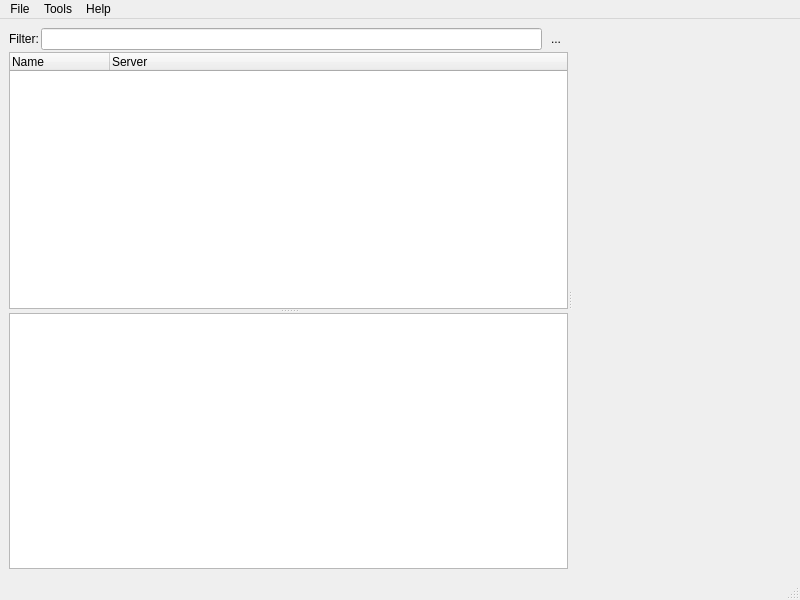
<?xml version="1.0" encoding="UTF-8"?>
<ui version="4.0">
 <class>MainWindow</class>
 <widget class="QMainWindow" name="MainWindow">
  <property name="geometry">
   <rect>
    <x>0</x>
    <y>0</y>
    <width>800</width>
    <height>600</height>
   </rect>
  </property>
  <property name="windowTitle">
   <string>Quango</string>
  </property>
  <property name="windowIcon">
   <iconset resource="../../res/quango.qrc">
    <normaloff>:/appicon.png</normaloff>:/appicon.png</iconset>
  </property>
  <widget class="QWidget" name="centralwidget">
   <layout class="QGridLayout" name="gridLayout">
    <item row="0" column="0">
     <widget class="QSplitter" name="splitter">
      <property name="orientation">
       <enum>Qt::Horizontal</enum>
      </property>
      <widget class="QWidget" name="layoutWidget">
       <layout class="QVBoxLayout" name="verticalLayout">
        <property name="spacing">
         <number>2</number>
        </property>
        <item>
         <layout class="QHBoxLayout" name="horizontalLayout">
          <item>
           <widget class="QLabel" name="label">
            <property name="text">
             <string>Filter:</string>
            </property>
           </widget>
          </item>
          <item>
           <widget class="QLineEdit" name="filterLineEdit"/>
          </item>
          <item>
           <widget class="QToolButton" name="refreshListBtn">
            <property name="text">
             <string>...</string>
            </property>
            <property name="icon">
             <iconset resource="../../res/quango.qrc">
              <normaloff>:/arrow-circle-double.png</normaloff>:/arrow-circle-double.png</iconset>
            </property>
            <property name="autoRaise">
             <bool>true</bool>
            </property>
           </widget>
          </item>
         </layout>
        </item>
        <item>
         <widget class="QSplitter" name="treeSplitter">
          <property name="orientation">
           <enum>Qt::Vertical</enum>
          </property>
          <widget class="QTreeWidget" name="tree">
           <property name="contextMenuPolicy">
            <enum>Qt::CustomContextMenu</enum>
           </property>
           <column>
            <property name="text">
             <string>Name</string>
            </property>
           </column>
           <column>
            <property name="text">
             <string>Server</string>
            </property>
           </column>
          </widget>
          <widget class="QListWidget" name="openDevsList"/>
         </widget>
        </item>
       </layout>
      </widget>
      <widget class="QFrame" name="frame">
       <property name="frameShape">
        <enum>QFrame::NoFrame</enum>
       </property>
       <property name="frameShadow">
        <enum>QFrame::Plain</enum>
       </property>
      </widget>
     </widget>
    </item>
   </layout>
  </widget>
  <widget class="QMenuBar" name="menubar">
   <property name="geometry">
    <rect>
     <x>0</x>
     <y>0</y>
     <width>800</width>
     <height>22</height>
    </rect>
   </property>
   <widget class="QMenu" name="menuFile">
    <property name="title">
     <string>File</string>
    </property>
    <addaction name="actionAdd_Tango_host"/>
    <addaction name="actionScan_subnet"/>
    <addaction name="separator"/>
    <addaction name="actionReopen"/>
    <addaction name="actionClear_hosts"/>
    <addaction name="actionUpdate_device_list"/>
    <addaction name="separator"/>
    <addaction name="actionQuit"/>
   </widget>
   <widget class="QMenu" name="menuHelp">
    <property name="title">
     <string>Help</string>
    </property>
    <addaction name="actionAbout"/>
   </widget>
   <widget class="QMenu" name="menuTools">
    <property name="title">
     <string>Tools</string>
    </property>
    <addaction name="actionPython_shell"/>
    <addaction name="separator"/>
    <addaction name="actionPreferences"/>
   </widget>
   <addaction name="menuFile"/>
   <addaction name="menuTools"/>
   <addaction name="menuHelp"/>
  </widget>
  <widget class="QStatusBar" name="statusbar"/>
  <action name="actionQuit">
   <property name="icon">
    <iconset resource="../../res/quango.qrc">
     <normaloff>:/door-open.png</normaloff>:/door-open.png</iconset>
   </property>
   <property name="text">
    <string>Quit</string>
   </property>
   <property name="shortcut">
    <string>Ctrl+Q</string>
   </property>
  </action>
  <action name="actionAbout">
   <property name="icon">
    <iconset resource="../../res/quango.qrc">
     <normaloff>:/appicon.png</normaloff>:/appicon.png</iconset>
   </property>
   <property name="text">
    <string>About</string>
   </property>
  </action>
  <action name="actionPop_out">
   <property name="enabled">
    <bool>false</bool>
   </property>
   <property name="icon">
    <iconset resource="../../res/quango.qrc">
     <normaloff>:/applications-blue.png</normaloff>:/applications-blue.png</iconset>
   </property>
   <property name="text">
    <string>Pop out</string>
   </property>
  </action>
  <action name="actionAdd_Tango_host">
   <property name="icon">
    <iconset resource="../../res/quango.qrc">
     <normaloff>:/server.png</normaloff>:/server.png</iconset>
   </property>
   <property name="text">
    <string>Add Tango host ...</string>
   </property>
   <property name="shortcut">
    <string>Ctrl+O</string>
   </property>
  </action>
  <action name="actionUpdate_device_list">
   <property name="icon">
    <iconset resource="../../res/quango.qrc">
     <normaloff>:/arrow-circle-double.png</normaloff>:/arrow-circle-double.png</iconset>
   </property>
   <property name="text">
    <string>Update device list</string>
   </property>
   <property name="shortcut">
    <string>Ctrl+R</string>
   </property>
  </action>
  <action name="actionPreferences">
   <property name="icon">
    <iconset resource="../../res/quango.qrc">
     <normaloff>:/drill.png</normaloff>:/drill.png</iconset>
   </property>
   <property name="text">
    <string>Preferences</string>
   </property>
  </action>
  <action name="actionPython_shell">
   <property name="icon">
    <iconset resource="../../res/quango.qrc">
     <normaloff>:/terminal-network.png</normaloff>:/terminal-network.png</iconset>
   </property>
   <property name="text">
    <string>Python shell</string>
   </property>
  </action>
  <action name="actionScan_subnet">
   <property name="icon">
    <iconset resource="../../res/quango.qrc">
     <normaloff>:/servers-network.png</normaloff>:/servers-network.png</iconset>
   </property>
   <property name="text">
    <string>Scan subnet ...</string>
   </property>
  </action>
  <action name="actionClear_hosts">
   <property name="icon">
    <iconset resource="../../res/quango.qrc">
     <normaloff>:/broom.png</normaloff>:/broom.png</iconset>
   </property>
   <property name="text">
    <string>Clear hosts</string>
   </property>
  </action>
  <action name="actionReopen">
   <property name="icon">
    <iconset resource="../../res/quango.qrc">
     <normaloff>:/plug.png</normaloff>:/plug.png</iconset>
   </property>
   <property name="text">
    <string>Reopen last used devices</string>
   </property>
  </action>
 </widget>
 <resources>
  <include location="../../res/quango.qrc"/>
 </resources>
 <connections/>
</ui>
